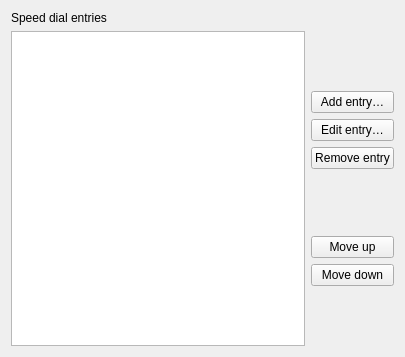
<?xml version="1.0" encoding="UTF-8"?>
<ui version="4.0">
 <class>SpeedDialConfigModule</class>
 <widget class="QWidget" name="SpeedDialConfigModule">
  <property name="geometry">
   <rect>
    <x>0</x>
    <y>0</y>
    <width>405</width>
    <height>357</height>
   </rect>
  </property>
  <layout class="QVBoxLayout" name="verticalLayout_2">
   <item>
    <widget class="QLabel" name="label">
     <property name="text">
      <string>Speed dial entries</string>
     </property>
    </widget>
   </item>
   <item>
    <layout class="QHBoxLayout" name="horizontalLayout">
     <item>
      <widget class="QTreeView" name="entries">
       <property name="editTriggers">
        <set>QAbstractItemView::EditTrigger::NoEditTriggers</set>
       </property>
       <property name="rootIsDecorated">
        <bool>false</bool>
       </property>
       <property name="itemsExpandable">
        <bool>false</bool>
       </property>
       <property name="allColumnsShowFocus">
        <bool>true</bool>
       </property>
      </widget>
     </item>
     <item>
      <layout class="QVBoxLayout" name="verticalLayout">
       <item>
        <spacer name="verticalSpacer_2">
         <property name="orientation">
          <enum>Qt::Orientation::Vertical</enum>
         </property>
         <property name="sizeHint" stdset="0">
          <size>
           <width>20</width>
           <height>40</height>
          </size>
         </property>
        </spacer>
       </item>
       <item>
        <widget class="QPushButton" name="addEntryBtn">
         <property name="text">
          <string>Add entry…</string>
         </property>
        </widget>
       </item>
       <item>
        <widget class="QPushButton" name="editEntryBtn">
         <property name="text">
          <string>Edit entry…</string>
         </property>
        </widget>
       </item>
       <item>
        <widget class="QPushButton" name="removeEntryBtn">
         <property name="text">
          <string>Remove entry</string>
         </property>
        </widget>
       </item>
       <item>
        <spacer name="verticalSpacer_3">
         <property name="orientation">
          <enum>Qt::Orientation::Vertical</enum>
         </property>
         <property name="sizeHint" stdset="0">
          <size>
           <width>20</width>
           <height>40</height>
          </size>
         </property>
        </spacer>
       </item>
       <item>
        <widget class="QPushButton" name="moveUpBtn">
         <property name="text">
          <string>Move up</string>
         </property>
        </widget>
       </item>
       <item>
        <widget class="QPushButton" name="moveDownBtn">
         <property name="text">
          <string>Move down</string>
         </property>
        </widget>
       </item>
       <item>
        <spacer name="verticalSpacer">
         <property name="orientation">
          <enum>Qt::Orientation::Vertical</enum>
         </property>
         <property name="sizeHint" stdset="0">
          <size>
           <width>20</width>
           <height>40</height>
          </size>
         </property>
        </spacer>
       </item>
      </layout>
     </item>
    </layout>
   </item>
  </layout>
 </widget>
 <resources/>
 <connections/>
</ui>
